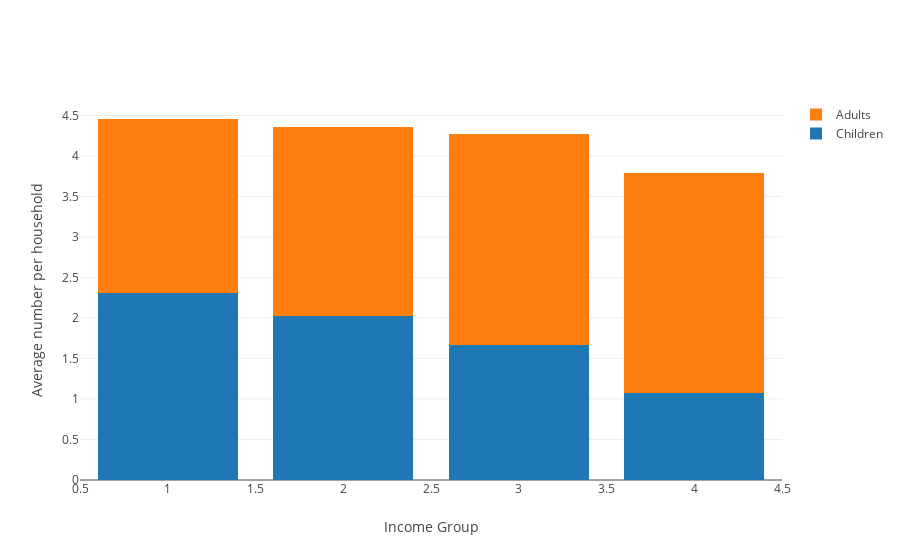

The cell this chart's notebook holds for it:
### Markdown cell above
## Number of childred / adult per household
This plot indicated as more income (richer) people get in Costa Rica, the households tends to have less children. We can also see that the number of people per household is slowly decreasing as we look through households with higher imcomes.

<img src="plots/Num_of_children_per_hh.png">

### Code cell
cr.plot_avg_num_per_hh()

### Figure 1 — Plotly figure (JSON) as saved in the notebook; plotly's stock layout.template omitted (floating-point values rounded to 4 significant figures)
{"data": [{"name": "Children", "type": "bar", "uid": "b3ba1ba0-6f2d-421d-afc3-c896ce7688fe", "x": [1, 2, 3, 4], "y": [2.309, 2.021, 1.672, 1.076]}, {"name": "Adults", "type": "bar", "uid": "d7d1d48c-82a1-4cfa-afe7-d6766c8ab797", "x": [1, 2, 3, 4], "y": [2.147, 2.341, 2.6, 2.714]}], "layout": {"barmode": "stack", "xaxis": {"title": "Income Group"}, "yaxis": {"title": "Average number per household"}}}
